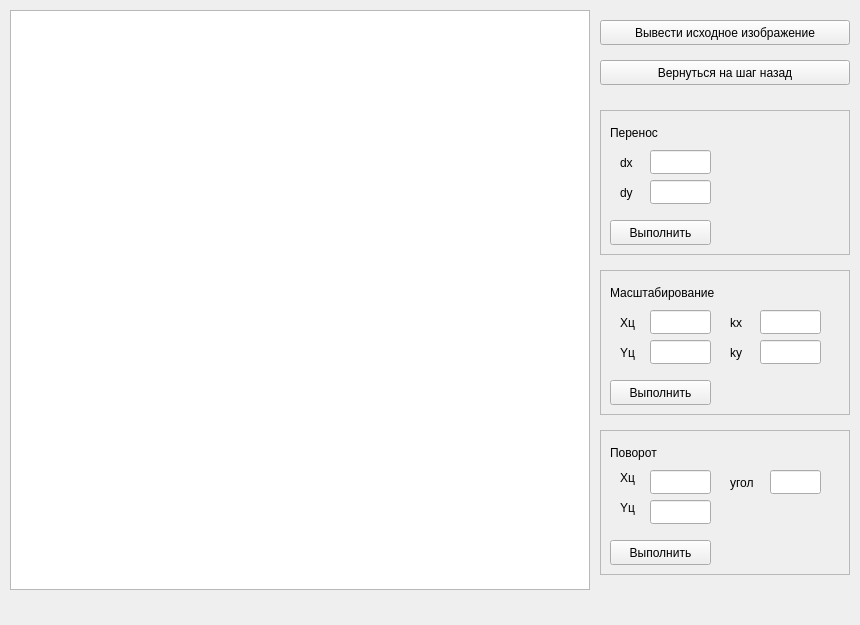
<?xml version="1.0" encoding="UTF-8"?>
<ui version="4.0">
 <class>MainWindow</class>
 <widget class="QMainWindow" name="MainWindow">
  <property name="geometry">
   <rect>
    <x>0</x>
    <y>0</y>
    <width>860</width>
    <height>625</height>
   </rect>
  </property>
  <property name="windowTitle">
   <string>Лабораторная работа №2</string>
  </property>
  <widget class="QWidget" name="centralwidget">
   <widget class="DisplayWidget" name="display">
    <property name="geometry">
     <rect>
      <x>10</x>
      <y>10</y>
      <width>580</width>
      <height>580</height>
     </rect>
    </property>
   </widget>
   <widget class="QPushButton" name="drawButton">
    <property name="geometry">
     <rect>
      <x>600</x>
      <y>20</y>
      <width>250</width>
      <height>25</height>
     </rect>
    </property>
    <property name="text">
     <string>Вывести исходное изображение</string>
    </property>
   </widget>
   <widget class="QPushButton" name="backButton">
    <property name="geometry">
     <rect>
      <x>600</x>
      <y>60</y>
      <width>250</width>
      <height>25</height>
     </rect>
    </property>
    <property name="text">
     <string>Вернуться на шаг назад</string>
    </property>
   </widget>
   <widget class="QFrame" name="moveFrame">
    <property name="geometry">
     <rect>
      <x>600</x>
      <y>110</y>
      <width>250</width>
      <height>145</height>
     </rect>
    </property>
    <property name="frameShape">
     <enum>QFrame::StyledPanel</enum>
    </property>
    <property name="frameShadow">
     <enum>QFrame::Raised</enum>
    </property>
    <widget class="QLabel" name="moveLabel">
     <property name="geometry">
      <rect>
       <x>10</x>
       <y>10</y>
       <width>231</width>
       <height>25</height>
      </rect>
     </property>
     <property name="text">
      <string>Перенос</string>
     </property>
     <property name="alignment">
      <set>Qt::AlignLeading|Qt::AlignLeft|Qt::AlignVCenter</set>
     </property>
    </widget>
    <widget class="QLabel" name="moveDxLabel">
     <property name="geometry">
      <rect>
       <x>20</x>
       <y>40</y>
       <width>30</width>
       <height>25</height>
      </rect>
     </property>
     <property name="text">
      <string>dx</string>
     </property>
    </widget>
    <widget class="QLabel" name="moveDyLabel">
     <property name="geometry">
      <rect>
       <x>20</x>
       <y>70</y>
       <width>30</width>
       <height>25</height>
      </rect>
     </property>
     <property name="text">
      <string>dy</string>
     </property>
    </widget>
    <widget class="QLineEdit" name="moveDxInput">
     <property name="geometry">
      <rect>
       <x>50</x>
       <y>40</y>
       <width>61</width>
       <height>24</height>
      </rect>
     </property>
    </widget>
    <widget class="QLineEdit" name="moveDyInput">
     <property name="geometry">
      <rect>
       <x>50</x>
       <y>70</y>
       <width>61</width>
       <height>24</height>
      </rect>
     </property>
    </widget>
    <widget class="QPushButton" name="moveButton">
     <property name="geometry">
      <rect>
       <x>10</x>
       <y>110</y>
       <width>101</width>
       <height>25</height>
      </rect>
     </property>
     <property name="text">
      <string>Выполнить</string>
     </property>
    </widget>
   </widget>
   <widget class="QFrame" name="rescaleFrame">
    <property name="geometry">
     <rect>
      <x>600</x>
      <y>270</y>
      <width>250</width>
      <height>145</height>
     </rect>
    </property>
    <property name="frameShape">
     <enum>QFrame::StyledPanel</enum>
    </property>
    <property name="frameShadow">
     <enum>QFrame::Raised</enum>
    </property>
    <widget class="QLabel" name="rescaleLabel">
     <property name="geometry">
      <rect>
       <x>10</x>
       <y>10</y>
       <width>231</width>
       <height>25</height>
      </rect>
     </property>
     <property name="text">
      <string>Масштабирование</string>
     </property>
     <property name="alignment">
      <set>Qt::AlignLeading|Qt::AlignLeft|Qt::AlignVCenter</set>
     </property>
    </widget>
    <widget class="QLabel" name="rescaleXLabel">
     <property name="geometry">
      <rect>
       <x>20</x>
       <y>40</y>
       <width>30</width>
       <height>25</height>
      </rect>
     </property>
     <property name="text">
      <string>Xц</string>
     </property>
    </widget>
    <widget class="QLabel" name="rescaleYLabel">
     <property name="geometry">
      <rect>
       <x>20</x>
       <y>70</y>
       <width>30</width>
       <height>25</height>
      </rect>
     </property>
     <property name="text">
      <string>Yц</string>
     </property>
    </widget>
    <widget class="QLineEdit" name="rescaleXInput">
     <property name="geometry">
      <rect>
       <x>50</x>
       <y>40</y>
       <width>61</width>
       <height>24</height>
      </rect>
     </property>
    </widget>
    <widget class="QLineEdit" name="rescaleYInput">
     <property name="geometry">
      <rect>
       <x>50</x>
       <y>70</y>
       <width>61</width>
       <height>24</height>
      </rect>
     </property>
    </widget>
    <widget class="QPushButton" name="rescaleButton">
     <property name="geometry">
      <rect>
       <x>10</x>
       <y>110</y>
       <width>101</width>
       <height>25</height>
      </rect>
     </property>
     <property name="text">
      <string>Выполнить</string>
     </property>
    </widget>
    <widget class="QLabel" name="rescaleKyLabel">
     <property name="geometry">
      <rect>
       <x>130</x>
       <y>70</y>
       <width>30</width>
       <height>25</height>
      </rect>
     </property>
     <property name="text">
      <string>ky</string>
     </property>
    </widget>
    <widget class="QLabel" name="rescaleKxLabel">
     <property name="geometry">
      <rect>
       <x>130</x>
       <y>40</y>
       <width>30</width>
       <height>25</height>
      </rect>
     </property>
     <property name="text">
      <string>kx</string>
     </property>
    </widget>
    <widget class="QLineEdit" name="rescaleKyInput">
     <property name="geometry">
      <rect>
       <x>160</x>
       <y>70</y>
       <width>61</width>
       <height>24</height>
      </rect>
     </property>
     <property name="text">
      <string/>
     </property>
    </widget>
    <widget class="QLineEdit" name="rescaleKxInput">
     <property name="geometry">
      <rect>
       <x>160</x>
       <y>40</y>
       <width>61</width>
       <height>24</height>
      </rect>
     </property>
     <property name="text">
      <string/>
     </property>
    </widget>
   </widget>
   <widget class="QFrame" name="rotateFrame">
    <property name="geometry">
     <rect>
      <x>600</x>
      <y>430</y>
      <width>250</width>
      <height>145</height>
     </rect>
    </property>
    <property name="frameShape">
     <enum>QFrame::StyledPanel</enum>
    </property>
    <property name="frameShadow">
     <enum>QFrame::Raised</enum>
    </property>
    <widget class="QLabel" name="rotateLabel">
     <property name="geometry">
      <rect>
       <x>10</x>
       <y>10</y>
       <width>231</width>
       <height>25</height>
      </rect>
     </property>
     <property name="text">
      <string>Поворот</string>
     </property>
     <property name="alignment">
      <set>Qt::AlignLeading|Qt::AlignLeft|Qt::AlignVCenter</set>
     </property>
    </widget>
    <widget class="QLabel" name="rotateXLabel">
     <property name="geometry">
      <rect>
       <x>20</x>
       <y>40</y>
       <width>30</width>
       <height>15</height>
      </rect>
     </property>
     <property name="text">
      <string>Xц</string>
     </property>
    </widget>
    <widget class="QLabel" name="rotateYLabel">
     <property name="geometry">
      <rect>
       <x>20</x>
       <y>70</y>
       <width>30</width>
       <height>15</height>
      </rect>
     </property>
     <property name="text">
      <string>Yц</string>
     </property>
    </widget>
    <widget class="QLineEdit" name="rotateXInput">
     <property name="geometry">
      <rect>
       <x>50</x>
       <y>40</y>
       <width>61</width>
       <height>24</height>
      </rect>
     </property>
    </widget>
    <widget class="QLineEdit" name="rotateYInput">
     <property name="geometry">
      <rect>
       <x>50</x>
       <y>70</y>
       <width>61</width>
       <height>24</height>
      </rect>
     </property>
    </widget>
    <widget class="QPushButton" name="rotateButton">
     <property name="geometry">
      <rect>
       <x>10</x>
       <y>110</y>
       <width>101</width>
       <height>25</height>
      </rect>
     </property>
     <property name="text">
      <string>Выполнить</string>
     </property>
    </widget>
    <widget class="QLabel" name="rotateAngleLabel">
     <property name="geometry">
      <rect>
       <x>130</x>
       <y>40</y>
       <width>35</width>
       <height>25</height>
      </rect>
     </property>
     <property name="text">
      <string>угол</string>
     </property>
    </widget>
    <widget class="QLineEdit" name="rotateAngleInput">
     <property name="geometry">
      <rect>
       <x>170</x>
       <y>40</y>
       <width>51</width>
       <height>24</height>
      </rect>
     </property>
     <property name="text">
      <string/>
     </property>
    </widget>
   </widget>
  </widget>
  <widget class="QMenuBar" name="menubar">
   <property name="geometry">
    <rect>
     <x>0</x>
     <y>0</y>
     <width>860</width>
     <height>30</height>
    </rect>
   </property>
  </widget>
 </widget>
 <customwidgets>
  <customwidget>
   <class>DisplayWidget</class>
   <extends>QGraphicsView</extends>
   <header>displaywidget.h</header>
  </customwidget>
 </customwidgets>
 <resources/>
 <connections/>
</ui>
